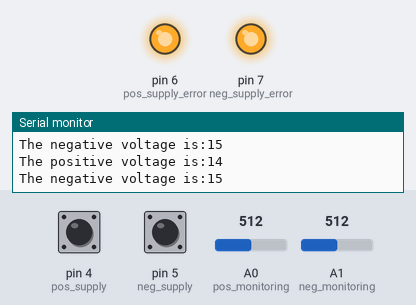
The sketch below on a simulated Arduino Uno, built with avr-gcc and run on an emulated ATmega328P. Shown: output pins drawn as LEDs (lit = HIGH), the last lines printed to the serial monitor. Inputs (shaded band) come from the test bench; at power-on: pin 4 (pos_supply) LOW, pin 5 (neg_supply) LOW, A0 (pos_monitoring) = 512, A1 (neg_monitoring) = 512.

Above: at 1.2 s.
1.3 s: pin 4 (pos_supply) pulled HIGH for 0.15 s
At 1.41 s:
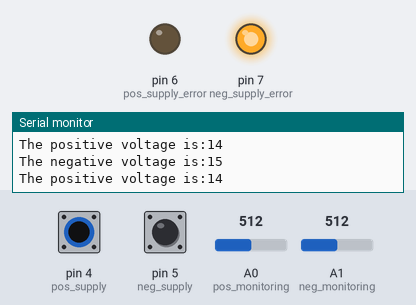
3.0 s: pin 5 (neg_supply) pulled HIGH for 0.15 s
At 3.1 s:
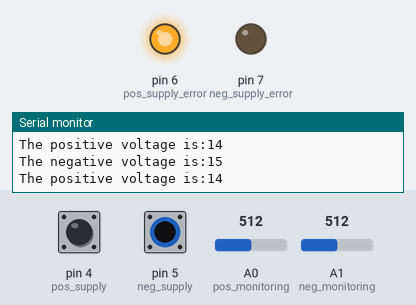
4.6 s: pin 5 (neg_supply) pulled HIGH for 3.2 s
At 9.0 s:
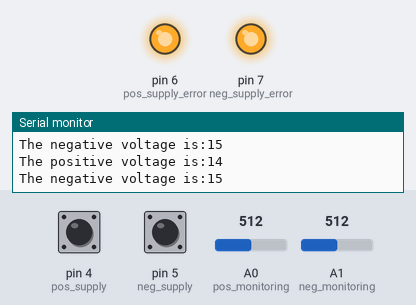
9.3 s: pin 4 (pos_supply) pulled HIGH for 3.2 s
At 10.0 s:
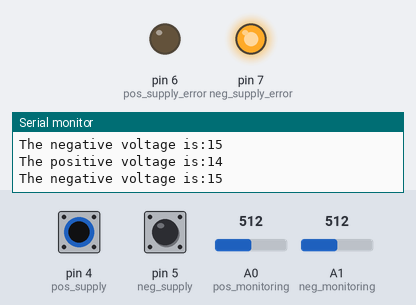
15.5 s: pin 4 (pos_supply) driven HIGH and pin 5 (neg_supply) driven HIGH
At 15.9 s:
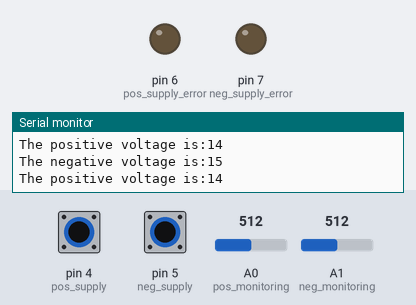
Timing chart, 0 to 18.0 s (numbered marks = the images above; inputs shaded):
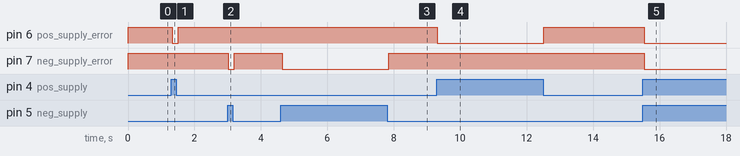

Measured:
- after the input at 1.3 s, pin 6 (pos_supply_error): HIGH → LOW at once, → HIGH 0.17 s later
- after the input at 3.0 s, pin 7 (neg_supply_error): HIGH → LOW at once, → HIGH 0.17 s later
- after the input at 4.6 s, pin 7 (neg_supply_error): HIGH → LOW after 0.05 s, → HIGH 3.2 s later
- after the input at 9.3 s, pin 6 (pos_supply_error): HIGH → LOW at once, → HIGH 3.2 s later
- after the input at 15.5 s, pin 6 (pos_supply_error), pin 7 (neg_supply_error): HIGH → LOW at once

The sketch:

DKZ11.ino
```cpp
#define  pos_supply 4
#define  neg_supply 5
#define pos_supply_error 6
#define neg_supply_error 7
#define pos_monitoring A0
#define neg_monitoring A1
int val_pos = 0;
int val_neg = 0;
int positive_voltage = 0;
int negative_voltage = 0;

void setup()

{
  // put your setup code here, to run once:
  Serial.begin(9600);

pinMode(pos_supply,INPUT);
pinMode(neg_supply,INPUT);
pinMode(pos_supply_error, OUTPUT);
pinMode(neg_supply_error, OUTPUT);
pinMode(pos_monitoring, INPUT);
pinMode(neg_monitoring, INPUT);
}

void loop()

{
  // put your main code here, to run repeatedly:
 val_pos = digitalRead(pos_supply);   // read the input pin
    digitalWrite(pos_supply_error,!val_pos);
 val_neg = digitalRead(neg_supply);   // read the input pin
    digitalWrite(neg_supply_error,!val_neg);
 positive_voltage = analogRead(pos_monitoring); //read the input analog pin for positive voltage
    Serial.print("The positive voltage is:");
    Serial.println(pos_monitoring);
 negative_voltage = analogRead(neg_monitoring); //read the input analog pin for negative voltage
    Serial.print("The negative voltage is:");
    Serial.println(neg_monitoring);

}
```
